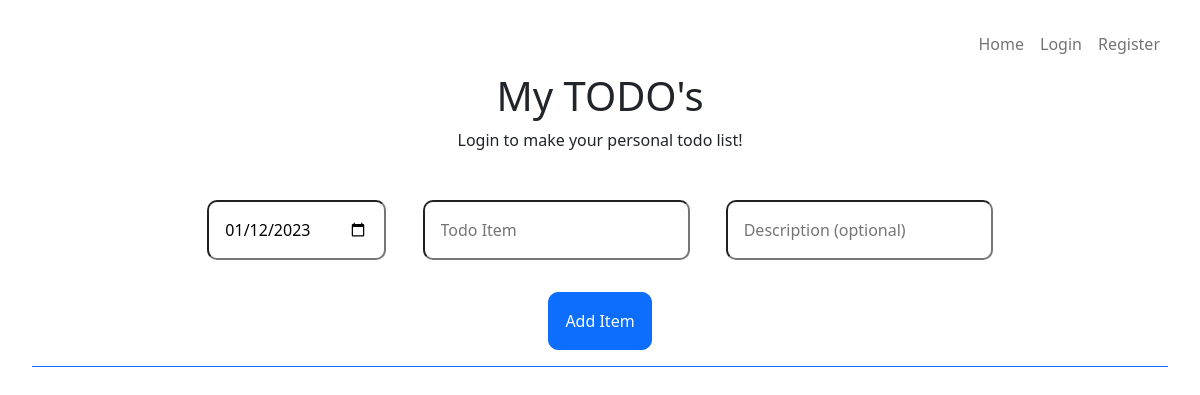
/, run on an earlier commit of the app's database.
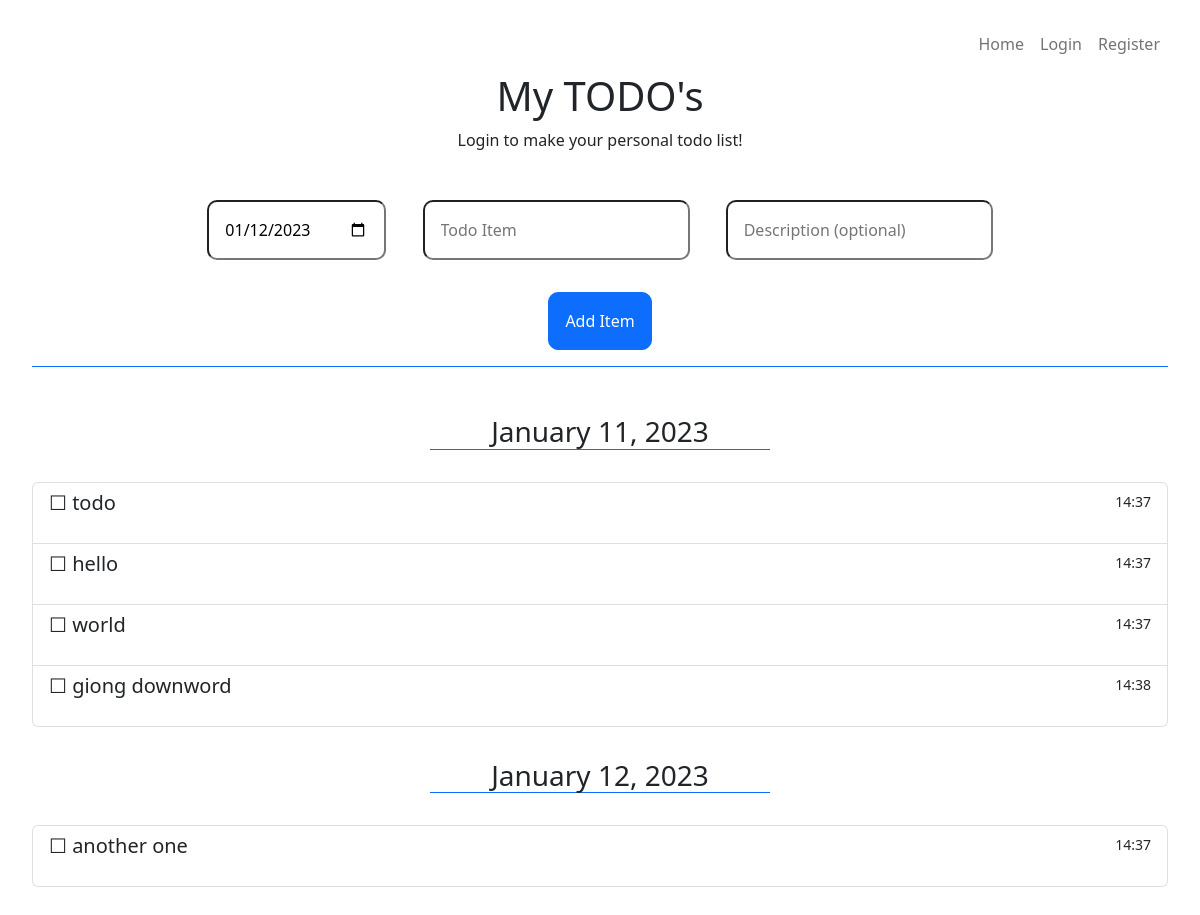
And on a later commit of the database.
### models.py (models this page shows)
class Todo(db.Model, Base):
    __tablename__ = "todos"
    id = db.Column(db.Integer, primary_key=True)
    task = db.Column(db.String(250), unique=False, nullable=False)
    date = db.Column(db.DateTime(now))
    is_completed = db.Column(db.Boolean(False))
    description = db.Column(db.String(250))
    date_created = db.Column(db.DateTime(now))
    user = relationship("User", back_populates="todos")
    user_id = db.Column(db.Integer, db.ForeignKey("users.id"))

### main.py (the view, shortened to what this page needs)
@app.route("/", methods=["GET", "POST"])
def home():
    now = datetime.now()
    todos = Todo.query.order_by((Todo.date)).all()
    if current_user.is_authenticated:
        todos = [todo for todo in todos if todo.user == current_user]
    else:
        todos = [todo for todo in todos if todo.user == None]
    try:
        dates = [[todos[0]]]
    except IndexError:
        dates = []
    for i in range(len(todos) - 1):
        cur = todos[i]
        n = todos[i + 1]
        if n.date == cur.date:
            dates[-1].append(n)
        else:
            dates.append([n])
    for date in dates:
        actual_date = date[-1].date
    form = TodoForm(entrydate=now)
    return render_template("index.html", form=form, todos=dates, now=now)

### forms.py
class TodoForm(FlaskForm):
    task = StringField(
        label="Task",
        validators=[DataRequired()],
        render_kw={"autofocus": True},
    )
    is_completed = BooleanField(label="Is this task completed?")
    entrydate = DateField(label="entrydate")
    description = StringField(label="description")
    submit = SubmitField(label="Add Item")

### templates/index.html (shortened to what this page needs)
{% extends 'base.html' %}
{% block styles %}
  <link rel="stylesheet" href="{{ url_for('static', filename='css/styles.css')}}">
{% endblock %}
{% block content %}
  {% if not current_user.is_authenticated %}
    <h1 class="title">My TODO's</h1>
    <p class="subtitle">Login to make your personal todo list!</p>
  {% else %}
    <h1 class="title">{{ current_user.name }}'s TODO's</h1>
  {% endif %}
  <form method="POST" action="{{ url_for('home') }}" novalidate>
    <div class="todo-form">
      {{ form.entrydate (class_='form-item') }} {{ form.task (class_='form-item', placeholder="Todo Item") }}
      {{ form.description (class_='form-item', placeholder="Description (optional)") }}
    </div>
    <div>
      {{ form.submit (class_='form-item btn btn-primary add-item-button') }}
    </div>
  </form>
  {% for date in todos %}
      <div class=date-title>
        <h3>{{date[0].date.strftime("%B %d, %Y")}}</h3>
      </div>
    <div class="list-group">
      {% for todo in date %}
          {% if not todo.is_completed %}
            <a href="{{ url_for("complete", todo_id=todo.id) }}" class="list-group-item list-group-item-action flex-column align-items-start">
              <div class="d-flex w-100 justify-content-between">
                <h5 class="mb-1">☐ {{ todo.task }}</h5>
                <small>{{ todo.date_created.strftime("%H:%M") }}</small>
              </div>
            </a>
          {% endif %}
      {% endfor %}
    </div>
  {% endfor %}
{% endblock %}

What changed in the data, as far as the page shows it:
added Todo: date "January 11, 2023", task "todo", date_created "14:37"
added Todo: task "hello", date_created "14:37", shown under "January 11, 2023"
added Todo: task "world", date_created "14:37", shown under "January 11, 2023"
added Todo: task "giong downword", date_created "14:38", shown under "January 11, 2023"
added Todo: date "January 12, 2023", task "another one", date_created "14:37"
